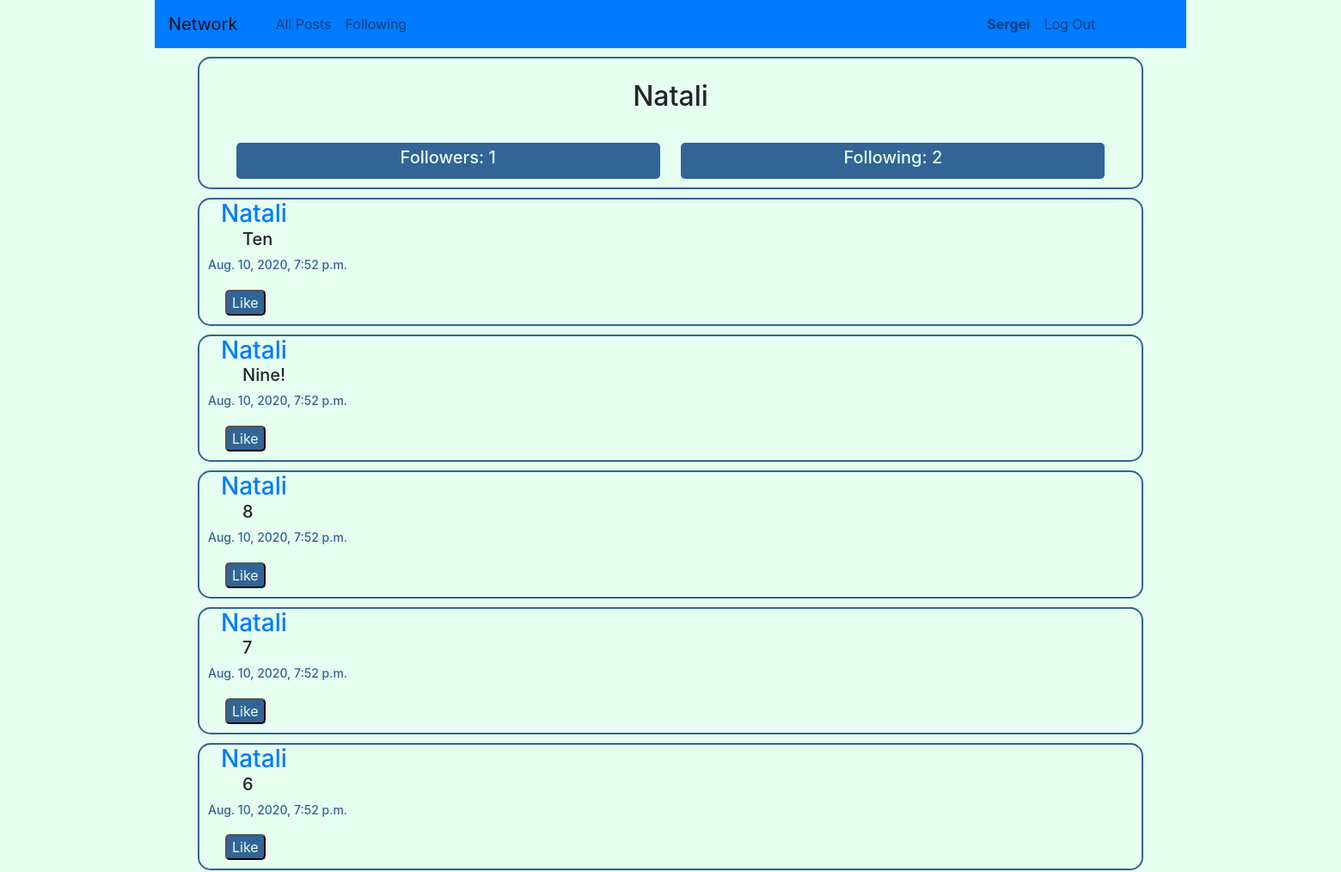
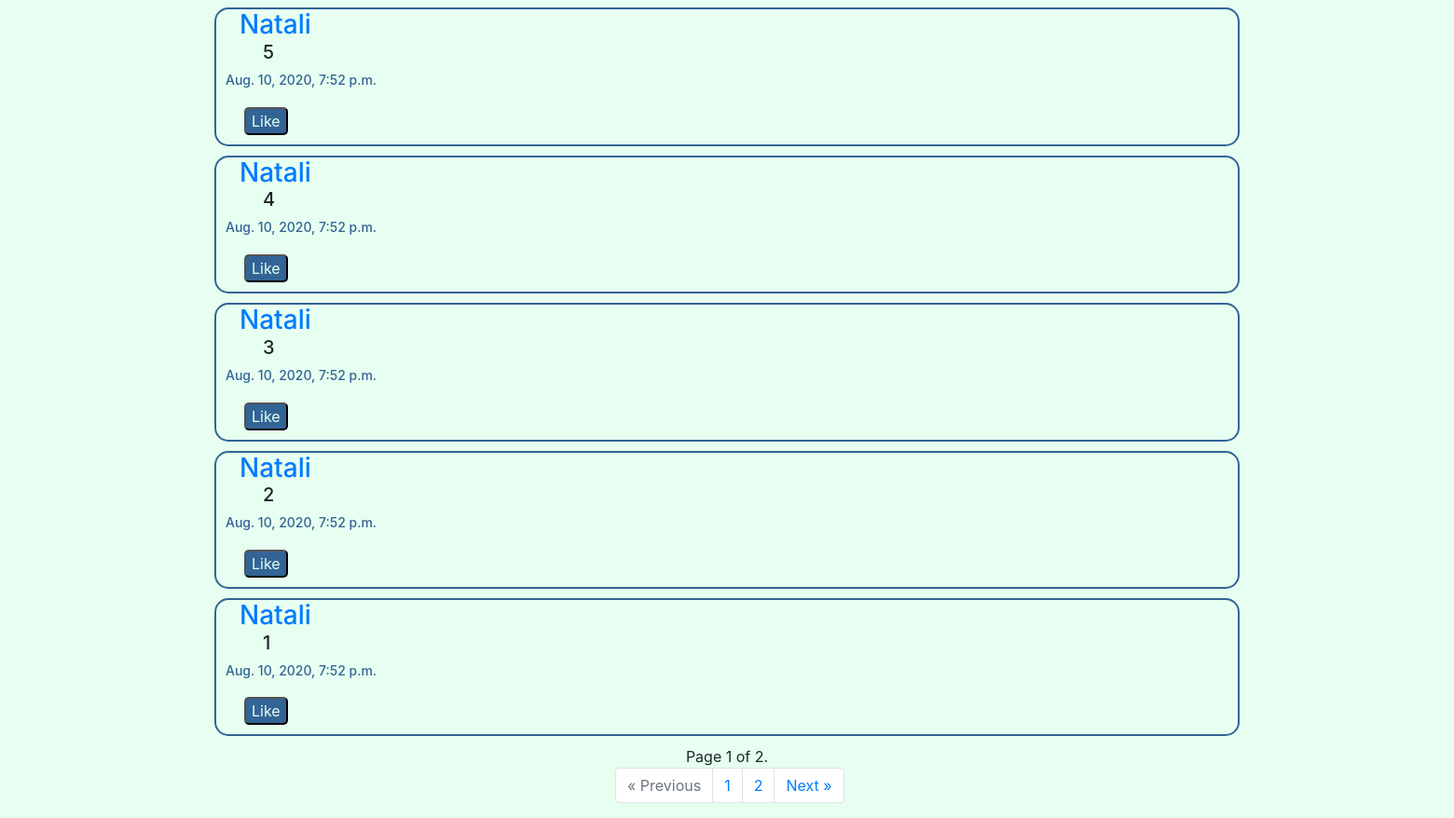
/2 (signed in), run on the app's committed database (2 pictures, top to bottom).
### network/models.py (models this page shows, shortened)
class User(AbstractUser):
    pass

class Post(models.Model):
    user = models.ForeignKey(User, on_delete=models.CASCADE, related_name="user")
    content = models.TextField()
    time = models.DateTimeField()

### network/views.py (the view)
# urls.py: path("<int:user_id>", views.userPage, name="userPage"),
def userPage(request, user_id):
    pageNum = request.GET.get('page')
    user = User.objects.get(id = user_id)
    posts = Post.objects.all().filter(user=user).order_by('-time')
    paginator = Paginator(posts, 10)
    pageResp = paginator.get_page(pageNum)
    try:
        followers = len(Follow.objects.all().filter(following = user))
        follows = len(Follow.objects.all().filter(user = user))
    except Follow.DoesNotExist:
        followers = 0
        follows = 0
    return render(request, "network/userpage.html", {
        "username": user,
        "followers": followers,
        "followed": follows,
        "posts": pageResp
    })

### network/templates/network/userpage.html (shortened to what this page needs)
{% extends "network/layout.html" %}
{% block body %}
<div class="userInfo">
    <h2 id="usern">{{ username }}</h2>
    <div class="follow">
        <div class="userfollowers">
            <h5 id="userFollowers">Followers: {{ followers }}</h5>
        </div>
        <div class="userfollowed">
            <h5 id="userfollowed">Following: {{ followed }}</h5>
        </div>
    </div>
</div>
<div class="userposts">
    {% for post in posts %}
        <div class="post">
            <div>
                <h3 id="postUser"><a href={{post.user.id}} id="usrN">{{ post.user }}</a></h3>
            </div>
            <div id="ID{{post.id}}">
                <h5 id="postMessage">{{ post.content }}</h5>
            </div>
            <div>
                <h6 id="postDateTime">{{ post.time }}</h6>
                <button class="postLike B{{post.id}}" id="like{{post.user}}" onclick="likePost({{post.id}}, true)">Like</button>
            </div>
        </div>
    {% endfor %}
</div>
<div class="paginator_item">
    {% if posts %}
        {% if posts.paginator.num_pages > 1 %}
            <nav aria-label="Page navigation example">
                <span class="current">
                    Page {{ posts.number }} of {{ posts.paginator.num_pages }}.
                </span>
                <ul class="pagination">
                    {% if posts.has_previous %}
                        <li class="page-item"><a class="page-link" href="?page={{ posts.previous_page_number }}">&laquo; Previous</a></li>
                    {% else %}
                        <li class="page-item disabled">
                            <span class="page-link">&laquo; Previous</span>
                        </li>
                    {% endif %}
                    {% for page in posts.paginator.page_range %}
                        <li class="page-item"><a class="page-link" href="?page={{page}}">{{page}}</a></li>
                    {% endfor %}
                    {% if posts.has_next %}
                        <li class="page-item"><a class="page-link" href="?page={{ posts.next_page_number }}">Next &raquo;</a></li>
                    {% else %}
                    <li class="page-item disabled">
                        <span class="page-link">Next &raquo;</span>
                    </li>
                    {% endif %}
                </ul>
            </nav>
        {% endif %}
    {% endif %}
</div>
{% endblock %}

### network/templates/network/layout.html (shortened to what this page needs)
{% load static %}
<!DOCTYPE html>
<html lang="en">
    <head>
        <link rel="stylesheet" href="https://stackpath.bootstrapcdn.com/bootstrap/4.4.1/css/bootstrap.min.css">
        <link href="{% static 'network/styles.css' %}" rel="stylesheet">
    </head>
    <body>
        <nav class="navbar navbar-expand-lg navbar-light bg-primary">
            <a class="navbar-brand" href="#">Network</a>
            <div class="container" id="linknav">
              <ul class="navbar-nav mr-auto">
                <li class="nav-item">
                  <a class="nav-link" href="{% url 'index' %}">All Posts</a>
                </li>
                {% if user.is_authenticated %}
                    <li class="nav-item">
                        <a class="nav-link" href="/{{user.id}}/following">Following</a>
                    </li>
                {% endif %}
              </ul>
            </div>
            <div class="container" id="usernav">
              <ul class="navbar-nav mr-auto">
                {% if user.is_authenticated %}
                    <li class="nav-item">
                        <a class="nav-link" id="username" href="/{{user.id}}"><strong id="userName">{{ user.username }}</strong></a>
                    </li>
                    <li class="nav-item">
                        <a class="nav-link" id="logoutbut" href="{% url 'logout' %}">Log Out</a>
                    </li>
                {% endif %}
              </ul>
            </div>
          </nav>
        <div class="body">
            {% block body %}
            {% endblock %}
        </div>
    </body>
</html>

### network/static/network/styles.css (style rules this page uses)
* { box-sizing: border-box; }
body { max-width: 1200px; margin: 0px auto; text-align: center; background-color: rgb(230, 255, 240); }
#linknav { width: 70%; }
#usernav { width: 20%; }
.post { margin: 10px 50px; border: rgb(50, 100, 150) solid 2px; border-radius: 15px; text-align: left; }
#postUser { display: inline; }
#postUser a { text-decoration: none; margin: 10px auto 10px 25px; }
#postMessage { margin-left: 50px; }
#postDateTime { margin: 10px; color: rgb(50, 100, 150); font-size: 14px; }
.postLike { margin: 10px; background-color: rgb(50, 100, 150); color: rgb(230, 255, 240); border-radius: 5px; display: inline; }
.userInfo { margin: 10px 50px; border: rgb(50, 100, 150) solid 2px; border-radius: 15px; }
#usern { margin: 25px; }
.userfollowers, .userfollowed { display: inline-block; margin: 10px; padding: 5px 10px; color: rgb(230, 255, 240); background-color: rgb(50, 100, 150); border-radius: 5px; width: 45%; }
.pagination { text-align: center; position: relative; left: 40%; }

### data on the page
User: username "Sergei"
User: username "Natali"
Post: user "Natali", content "Ten", time "Aug. 10, 2020, 7:52 p.m."
Post: user "Natali", content "Nine!", time "Aug. 10, 2020, 7:52 p.m."
Post: user "Natali", content "8", time "Aug. 10, 2020, 7:52 p.m."
Post: user "Natali", content "7", time "Aug. 10, 2020, 7:52 p.m."
Post: user "Natali", content "6", time "Aug. 10, 2020, 7:52 p.m."
Post: user "Natali", content "5", time "Aug. 10, 2020, 7:52 p.m."
Post: user "Natali", content "4", time "Aug. 10, 2020, 7:52 p.m."
Post: user "Natali", content "3", time "Aug. 10, 2020, 7:52 p.m."
Post: user "Natali", content "2", time "Aug. 10, 2020, 7:52 p.m."
Post: user "Natali", content "1", time "Aug. 10, 2020, 7:52 p.m."

### other printed values
{{ followers }} "1"
{{ followed }} "2"
{{ posts.number }} "1"
{{ posts.paginator.num_pages }} "2"
{{ page }} "1" "2"
